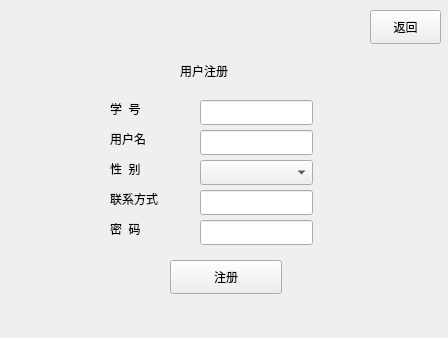
<?xml version="1.0" encoding="UTF-8"?>
<ui version="4.0">
 <class>Register</class>
 <widget class="QWidget" name="Register">
  <property name="geometry">
   <rect>
    <x>0</x>
    <y>0</y>
    <width>448</width>
    <height>338</height>
   </rect>
  </property>
  <property name="windowTitle">
   <string>Register</string>
  </property>
  <widget class="QLabel" name="label">
   <property name="geometry">
    <rect>
     <x>180</x>
     <y>60</y>
     <width>81</width>
     <height>21</height>
    </rect>
   </property>
   <property name="text">
    <string>用户注册</string>
   </property>
  </widget>
  <widget class="QLabel" name="label_2">
   <property name="geometry">
    <rect>
     <x>110</x>
     <y>100</y>
     <width>81</width>
     <height>18</height>
    </rect>
   </property>
   <property name="text">
    <string>学  号</string>
   </property>
  </widget>
  <widget class="QLabel" name="label_3">
   <property name="geometry">
    <rect>
     <x>110</x>
     <y>130</y>
     <width>81</width>
     <height>18</height>
    </rect>
   </property>
   <property name="text">
    <string>用户名</string>
   </property>
  </widget>
  <widget class="QLabel" name="label_4">
   <property name="geometry">
    <rect>
     <x>110</x>
     <y>190</y>
     <width>81</width>
     <height>18</height>
    </rect>
   </property>
   <property name="text">
    <string>联系方式</string>
   </property>
  </widget>
  <widget class="QLabel" name="label_5">
   <property name="geometry">
    <rect>
     <x>110</x>
     <y>160</y>
     <width>81</width>
     <height>18</height>
    </rect>
   </property>
   <property name="text">
    <string>性  别</string>
   </property>
  </widget>
  <widget class="QLineEdit" name="IDEdit">
   <property name="geometry">
    <rect>
     <x>200</x>
     <y>100</y>
     <width>113</width>
     <height>25</height>
    </rect>
   </property>
  </widget>
  <widget class="QLineEdit" name="nameEdit">
   <property name="geometry">
    <rect>
     <x>200</x>
     <y>130</y>
     <width>113</width>
     <height>25</height>
    </rect>
   </property>
  </widget>
  <widget class="QLineEdit" name="contactEdit">
   <property name="geometry">
    <rect>
     <x>200</x>
     <y>190</y>
     <width>113</width>
     <height>25</height>
    </rect>
   </property>
  </widget>
  <widget class="QPushButton" name="registerButton">
   <property name="geometry">
    <rect>
     <x>170</x>
     <y>260</y>
     <width>112</width>
     <height>34</height>
    </rect>
   </property>
   <property name="text">
    <string>注册</string>
   </property>
  </widget>
  <widget class="QPushButton" name="returnButton">
   <property name="geometry">
    <rect>
     <x>370</x>
     <y>10</y>
     <width>71</width>
     <height>34</height>
    </rect>
   </property>
   <property name="text">
    <string>返回</string>
   </property>
  </widget>
  <widget class="QComboBox" name="sexBox">
   <property name="geometry">
    <rect>
     <x>200</x>
     <y>160</y>
     <width>113</width>
     <height>25</height>
    </rect>
   </property>
  </widget>
  <widget class="QLineEdit" name="passwordEdit">
   <property name="geometry">
    <rect>
     <x>200</x>
     <y>220</y>
     <width>113</width>
     <height>25</height>
    </rect>
   </property>
  </widget>
  <widget class="QLabel" name="label_6">
   <property name="geometry">
    <rect>
     <x>110</x>
     <y>220</y>
     <width>81</width>
     <height>18</height>
    </rect>
   </property>
   <property name="text">
    <string>密  码</string>
   </property>
  </widget>
 </widget>
 <layoutdefault spacing="6" margin="11"/>
 <resources/>
 <connections/>
</ui>
